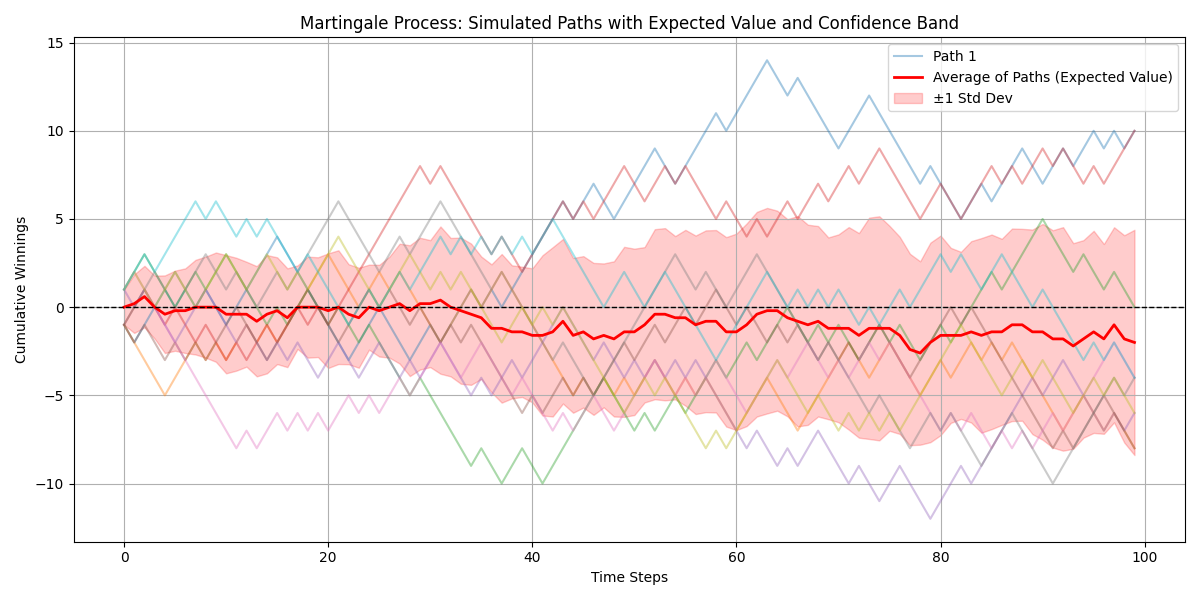

Write the Python code that produced this figure.
import numpy as np
import matplotlib.pyplot as plt

# Parameters
n_steps = 100
n_paths = 10

# Simulate Martingale Paths (Fair Coin Toss Game)
martingale_paths = np.zeros((n_paths, n_steps))
for i in range(n_paths):
    steps = np.random.choice([-1, 1], size=n_steps)  # +1 or -1 with equal probability
    martingale_paths[i] = np.cumsum(steps)

# Compute expected value and standard deviation at each step
expected_value = martingale_paths.mean(axis=0)
std_dev = martingale_paths.std(axis=0)
upper_band = expected_value + std_dev
lower_band = expected_value - std_dev
time_steps = np.arange(n_steps)

# Plotting the results
plt.figure(figsize=(12, 6))
for i in range(n_paths):
    plt.plot(time_steps, martingale_paths[i], alpha=0.4, label=f"Path {i+1}" if i == 0 else "")
plt.plot(time_steps, expected_value, 'r-', linewidth=2, label="Average of Paths (Expected Value)")
plt.fill_between(time_steps, lower_band, upper_band, color='red', alpha=0.2, label="±1 Std Dev")

plt.axhline(0, color='black', linestyle='--', linewidth=1)
plt.title("Martingale Process: Simulated Paths with Expected Value and Confidence Band")
plt.xlabel("Time Steps")
plt.ylabel("Cumulative Winnings")
plt.legend()
plt.grid(True)
plt.tight_layout()
plt.show()
